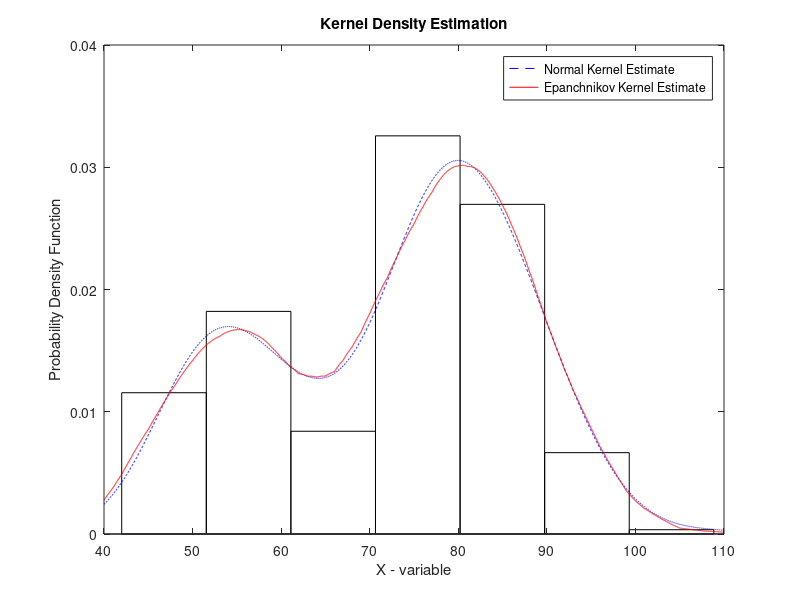

Recreate this plot in MATLAB.
% DENSITY ESTIMATION OF THE OLD FAITHFUL DATA
%%
addpath ~/Documents/Stat572/CompStatsToolboxV2
% use geyser data
load geyser
data = geyser; n = length(data);
%%
% Use Normal Reference Rule for bin width
% of frequency histogram.
h = 2.15*sqrt(var(data))*n^(-1/5);
t0 = min(data)-1;
tm = max(data)+1;
bins = t0:h:tm;
vk = histc(data,bins);
vk(end) = [];
fhat = vk/(n*h);
bc = (t0+h/2):h:(tm-h/2);
bar(bc,fhat,1,'w')
hold on
xlabel('X - variable')
ylabel('Probability Density Function')
title('Kernel Density Estimation')
%%
% Monte Carlos Trials
M = 100;
% choose an appropriate domain
x = linspace(40,110,5000); % domain
% sample size of MC sampling
n = 150;

% find the index for x = x0 = 80
x0ind = find(x>79.999 & x<80.009);    
%%
% NORMAL KERNEL

% choose smoothing parameter
h = 1.06*std(data)*n^(-1/5);

% initialize vector for estimated pdf
fhat = zeros(size(x));

for j = 1:M
    % sample from geyser data
    ind = unidrnd(length(geyser),1,n);
    data = geyser(ind);
    
    % evaluate using the normal kernel for each data point
    % at all x in the domain    
    for i=1:n
        % get each kernel function evaluated at x
        % centered at data and weighted by h
        f=exp(-(1/(2*h^2))*(x-data(i)).^2)/sqrt(2*pi)/h;
        % add each ith average f vector to get estimate pdf height
        fhat = fhat+f/(n);
    end
end
% this is the expected value of fhat based on the MC simulation
fhat = fhat./M;

% Calculate the expected value of the MSE for x = x0, normal kernel
% estimate using entire geyser data
data = geyser;
fhatg = zeros(size(x));
for i=1:n
    % get each kernel function evaluated at x
    % centered at data and weighted by h
    f=exp(-(1/(2*h^2))*(x-data(i)).^2)/sqrt(2*pi)/h;
    % add each ith average f vector to get estimate pdf height
    fhatg = fhatg+f/(n);
end

MSEn = mean((fhatg(x0ind)-fhat(x0ind)).^2);

linenorm = plot(x,fhat,'--b');
%%
% Density estimate using Epanechnikov

% adjust smoothing parameter for the Epanchnikov kernel
h = h*(30*sqrt(pi))^(1/5);

% initialize vector for estimated pdf
fhat = zeros(size(x));

for j = 1:M
    % sample from geyser data
    ind = unidrnd(length(geyser),1,n);
    data = geyser(ind);
    
    % evaluate using the Epanchnikov kernel for each data point
    % at all x in the domain
    for i=1:n
        % set up the indicator function
        I = abs((x-data(i))/h)<1;
        % get each kernel function evaluated at x
        % centered at data
        f=(0.75*(1-(((x-data(i)).^2)/(h^2)))/h).*I;
        fhat = fhat+f/(n);
    end
end

% this is the expected value of fhat based on the MC simulation
fhat = fhat./M;

% Calculate the MSE for x = x0, Epanchnikov kernel
% estimate using entire geyser data
data = geyser;
fhatg = zeros(size(x));
    for i=1:n
        % set up the indicator function
        I = abs((x-data(i))/h)<1;
        % get each kernel function evaluated at x
        % centered at data
        f=(0.75*(1-(((x-data(i)).^2)/(h^2)))/h).*I;
        fhatg = fhatg+f/(n);
    end
MSEe = mean((fhatg(x0ind)-fhat(x0ind)).^2);
%%
lineepan = plot(x,fhat,'Color','r');
axis([40 110 0 .04])
legend([linenorm,lineepan],'Normal Kernel Estimate','Epanchnikov Kernel Estimate')
hold off

fprintf('\nMSE using Normal Kernel density estimation: %2.6d\n', MSEn)
fprintf('\nMSE using Epan Kernel density estimation: %2.6d\n', MSEe)